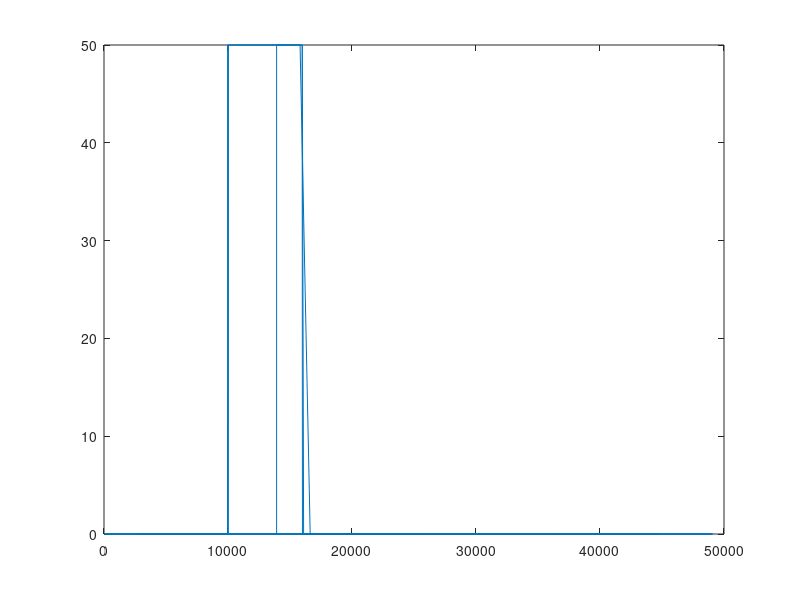

MATLAB code for this plot:
test = csvread('wallMotor1.csv');

time = test(:, 2);
startTime = time(1);
time = time - startTime; 
time = 256.*time./16000000;
motor = test(:, 4);
angle = test(:, 1); 

maxValue = 3*2^14;
% angle = (2*pi*angle./maxValue);
% angle = unwrap(angle);

% angle(angle > 9000) = -50;
motor(motor > 10) = 50; 

X = ones(1,length(motor));
plot(angle, motor); 
% polarY = sqrt(time.^2+angle.^2);
% polarX = atan(time./angle);
% disp(max(motor)); 
% disp(max(angle)); 
% plot(time, motor./15, 'g');
% hold on
% ylim([0, 2]);
% xlim([2, 6]); 
% plot(time(2:end), diff(angle), 'k'); 
% 
% figure;
% plot(time(2:end), diff(angle), 'k'); 
% hold on
% plot(time, motor./15, 'g');
% xlim([2, 6]); 